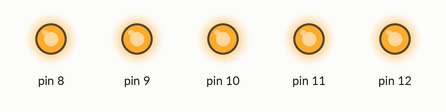
Bench run of a sketch on a simulated Arduino Uno, built with avr-gcc and run on an emulated ATmega328P. On the bench: output pins drawn as LEDs (lit = HIGH).

Above: at 1.1 s.
At 3.1 s:
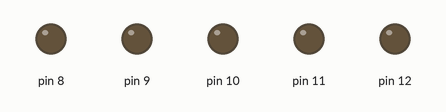
Timing chart, 0 to 4.6 s (numbered marks = the images above):
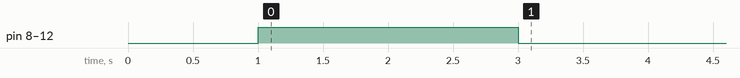

Measured:
- by itself, pin 8–12: LOW → HIGH at 1.0 s, → LOW 2.0 s later

The sketch:

LampsGettingthere.ino
```cpp
//Use This One
void setup() {
  // put your setup code here, to run once:
  delay(1000);
pinMode(8,OUTPUT);
pinMode(9,OUTPUT);
pinMode(10,OUTPUT);
pinMode(11,OUTPUT);
pinMode(12,OUTPUT);
}

void loop() {
  // put your main code here, to run repeatedly:
//Rest at start
digitalWrite(8,HIGH);
digitalWrite(9,HIGH);
digitalWrite(10,HIGH);
digitalWrite(11,HIGH);
digitalWrite(12,HIGH);
delay(2000);
digitalWrite(8,LOW);
digitalWrite(9,LOW);
digitalWrite(10,LOW);
digitalWrite(11,LOW);
digitalWrite(12,LOW);
delay(52200);

//Should I stay or Should I go
for(int i=0; i<2; i++) {
digitalWrite(8,HIGH);
delay(800);
digitalWrite(8,LOW);

digitalWrite(12,HIGH);
delay(900);
digitalWrite(12,LOW);

digitalWrite(11,HIGH);
delay(400);
digitalWrite(11,LOW);
delay(2400);
}

//Should I stay or Should I go
for(int i=0; i<4; i++) {
digitalWrite(8,HIGH);
delay(800);
digitalWrite(8,LOW);

digitalWrite(12,HIGH);
delay(900);
digitalWrite(12,LOW);

digitalWrite(11,HIGH);
delay(400);
digitalWrite(11,LOW);
delay(2000);
}

for(int i=0; i<2; i++) {
digitalWrite(8,HIGH);
delay(800);
digitalWrite(8,LOW);

digitalWrite(12,HIGH);
delay(900);
digitalWrite(12,LOW);

digitalWrite(11,HIGH);
delay(400);
digitalWrite(11,LOW);
delay(2400);
}

delay(200);

digitalWrite(8,HIGH);
delay(800);
digitalWrite(8,LOW);

digitalWrite(12,HIGH);
delay(900);
digitalWrite(12,LOW);

digitalWrite(11,HIGH);
delay(400);
digitalWrite(11,LOW);
delay(2200);


digitalWrite(8,HIGH);
delay(800);
digitalWrite(8,LOW);

digitalWrite(12,HIGH);
delay(900);
digitalWrite(12,LOW);

digitalWrite(11,HIGH);
delay(400);
digitalWrite(11,LOW);
delay(2400);


//Just loop through lamps to waste time until song ends
for (int t=0; t<5; t++) {
 digitalWrite(8,HIGH);
 delay(1000);
 digitalWrite(8,LOW);
digitalWrite(9,HIGH);
delay(1000);
digitalWrite(9,LOW);
digitalWrite(10,HIGH);
delay(1000);
digitalWrite(10,LOW);
digitalWrite(11,HIGH);
delay(1000);
digitalWrite(11,LOW);
digitalWrite(12,HIGH);
delay(1000);
digitalWrite(12,LOW);

}
for (int t=0; t<2; t++) {
 digitalWrite(8,HIGH);
 delay(1000);
digitalWrite(9,HIGH);
delay(1000);
digitalWrite(10,HIGH);
delay(1000);

digitalWrite(11,HIGH);
delay(1000);

digitalWrite(12,HIGH);
delay(1000);
digitalWrite(12,LOW);
delay(1000);
digitalWrite(11,LOW);
delay(1000);
digitalWrite(10,LOW);
delay(1000);

digitalWrite(9,LOW);
delay(1000);

digitalWrite(8,LOW);
delay(1000);
}


// Right Here and RUN on wall
delay(45300);
//Monster, lights go crazy
digitalWrite(8,HIGH);
digitalWrite(9,HIGH);
digitalWrite(10,HIGH);
digitalWrite(11,HIGH);
digitalWrite(12,HIGH);
delay(4400);
//Upside down - all lights blue or off
digitalWrite(8,LOW);
digitalWrite(9,LOW);
digitalWrite(10,LOW);
digitalWrite(11,LOW);
digitalWrite(12,LOW);
delay(14500);
delay(177550);
}
```
